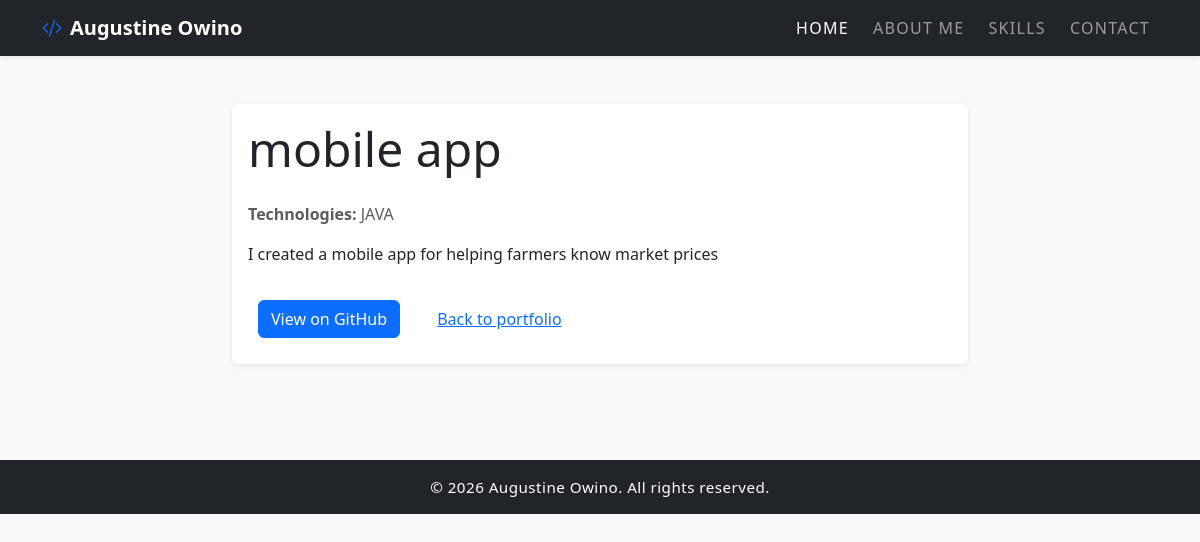
/project/1/, run on the app's committed database.
### projects/models.py (models this page shows, shortened)
class Project(models.Model):
    title = models.CharField(max_length=100)
    description = models.TextField()
    technology = models.CharField(max_length=50) # e.g. "Django, Bootstrap"
    github_link = models.URLField(blank=True)

### projects/views.py (the view)
# urls.py: path('project/<int:pk>/', views.project_detail, name='project_detail'),
def project_detail(request, pk):
    project = get_object_or_404(Project, pk=pk)
    return render(request, 'projects/project_detail.html', {'project': project})

### projects/templates/projects/project_detail.html
{% extends "projects/base.html" %}
{% block content %}
<section class="container py-5">
    <div class="row justify-content-center">
        <div class="col-lg-8">
            <div class="card shadow-sm border-0">
                <div class="card-body">
                    <h1 class="card-title display-5 mb-4">{{ project.title }}</h1>
                    <p class="text-muted mb-3"><strong>Technologies:</strong> {{ project.technology }}</p>
                    <p class="card-text mb-4">{{ project.description }}</p>
                    {% if project.github_link %}
                        <a href="{{ project.github_link }}" target="_blank" class="btn btn-primary">View on GitHub</a>
                    {% endif %}
                    <a href="{% url 'portfolio_index' %}" class="btn btn-link">Back to portfolio</a>
                </div>
            </div>
        </div>
    </div>
</section>
{% endblock content %}

### projects/static/stile.css (style rules this page uses)
.btn { display: inline-block; padding: 12px 30px; margin: 10px; font-size: 16px; font-weight: bold; text-decoration: none; border-radius: 8px; transition: background 0.3s ease; }
.btn-primary { background-color: #0066ff; color: white; border: 2px solid #0066ff; }

### projects/templates/projects/base.html (style rules this page uses)
html { scroll-behavior: smooth; }
body { background-color: #f8f9fa; }

### data on the page
Project: title "mobile app", technology "JAVA", description "I created a mobile app for helping farmers know market prices"
